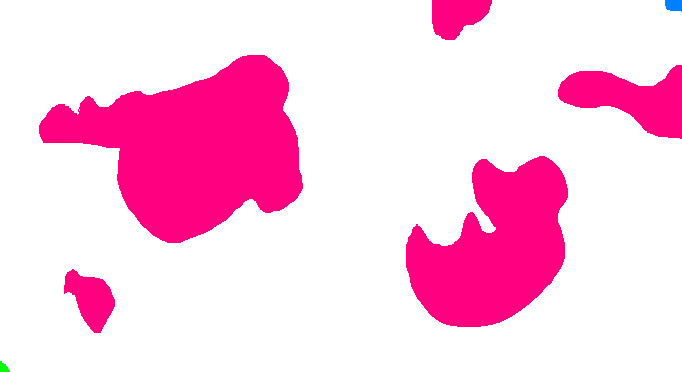
#> input picture dijkstra-pathfinding/sample.png, 682 x 372 px
$ python pathfind_image.py
#> lines starting #> are read from the running program, lines starting #| are printed output that depends on the picture
import numpy as np
import cv2
import matplotlib.pyplot as plt
import math
import bisect

CELLS_SIZE = 31 # 32 pixels
MAX_WEIGHT = 99

img = cv2.imread('./sample.png', cv2.IMREAD_COLOR)
#> img is the input picture: shape (372, 682, 3); mean B, G, R 227.4, 199.7, 254.7

dim = img.shape
#> dim = (372, 682, 3)
print(dim)
#| (372, 682, 3)

cells_height = math.floor(dim[0] / CELLS_SIZE)
#> cells_height = 12
cells_width  = math.floor(dim[1] / CELLS_SIZE)
#> cells_width = 22

print((cells_height, cells_width))
#| (12, 22)

# convert image into pixel map

colors = []

cell_type = []
cell_num_height = 0
cell_num_width = 0
for y in range(0, dim[0], CELLS_SIZE):
    cell_type.append([])
    cell_num_height = 0

    for x in range(0, dim[1], CELLS_SIZE):
        cell_type[cell_num_width].append('C')

        # draw rectangles
        img2show = cv2.rectangle(img, (x+1,y+1), (x + CELLS_SIZE,y + CELLS_SIZE), (0,0,0), 1)

        # determine what the cell is
        cell_known = False
        for u in range(y, y + CELLS_SIZE, 1):
            if u >= dim[0]:
                break

            for v in range(x, x + CELLS_SIZE, 1):
                if v >= dim[1]:
                    break

                # keep a record of all the different colors
                if tuple(img[u,v]) not in colors:
                    colors.append(tuple(img[u,v]))

                # mark the cells if its corosponding color exists in the cell
                if tuple(img[u,v]) == (128,0,255):
                    cell_known = True
                    img2show = cv2.putText(img2show, 'H',(x+3, y+CELLS_SIZE-3), 2, 1, (0,0,0),1)
                    cell_type[cell_num_width][cell_num_height] = 'H'
                if tuple(img[u,v]) == (255, 128, 0):
                    cell_known = True
                    img2show = cv2.putText(img2show, 'F',(x+3, y+CELLS_SIZE-3), 2, 1, (0,0,0),1)
                    cell_type[cell_num_width][cell_num_height] = 'F'
                if tuple(img[u,v]) == (0, 255, 0):
                    cell_known = True
                    img2show = cv2.putText(img2show, 'S',(x+3, y+CELLS_SIZE-3), 2, 1, (0,0,0),1)
                    cell_type[cell_num_width][cell_num_height] = 'S'

            # Exit loop if we know the cell type
            if cell_known:
                break

        # if we dont know the cell type (its all white), mark it as a clean cell
        if not cell_known:
            img2show = cv2.putText(img2show, 'C',(x+3, y+CELLS_SIZE-3), 2, 1, (0,0,0),1)
        cell_num_height += 1
    cell_num_width += 1
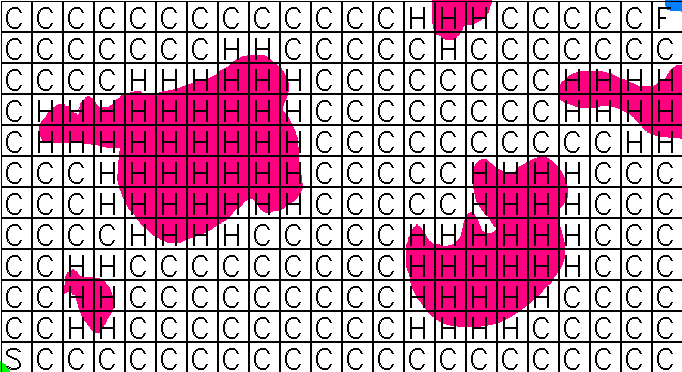
#> img: shape (372, 682, 3); mean B, G, R 178.4, 157.3, 199.3
#> after the loop, cell_num_width = 12; cell_type = 12 items; colors = [(255, 255, 255), (0, 0, 0), (128, 0, 255), (255, 128, 0), (0, 255, 0)]

print(colors)
#| [(255, 255, 255), (0, 0, 0), (128, 0, 255), (255, 128, 0), (0, 255, 0)]

for y in cell_type:
    print(y)
#> this loop made 12 passes
#| ['C', 'C', 'C', 'C', 'C', 'C', 'C', 'C', 'C', 'C', 'C', 'C', 'C', 'H', 'H', 'H', 'C', 'C', 'C', 'C', 'C', 'F']
#| ['C', 'C', 'C', 'C', 'C', 'C', 'C', 'H', 'H', 'C', 'C', 'C', 'C', 'C', 'H', 'C', 'C', 'C', 'C', 'C', 'C', 'C']
#| ['C', 'C', 'C', 'C', 'H', 'H', 'H', 'H', 'H', 'H', 'C', 'C', 'C', 'C', 'C', 'C', 'C', 'C', 'H', 'H', 'H', 'H']
#| ['C', 'H', 'H', 'H', 'H', 'H', 'H', 'H', 'H', 'H', 'C', 'C', 'C', 'C', 'C', 'C', 'C', 'C', 'H', 'H', 'H', 'H']
#| ['C', 'H', 'H', 'H', 'H', 'H', 'H', 'H', 'H', 'H', 'C', 'C', 'C', 'C', 'C', 'C', 'C', 'C', 'C', 'C', 'H', 'H']
#| ['C', 'C', 'C', 'H', 'H', 'H', 'H', 'H', 'H', 'H', 'C', 'C', 'C', 'C', 'C', 'H', 'H', 'H', 'H', 'C', 'C', 'C']
#| ['C', 'C', 'C', 'H', 'H', 'H', 'H', 'H', 'H', 'H', 'C', 'C', 'C', 'C', 'C', 'H', 'H', 'H', 'H', 'C', 'C', 'C']
#| ['C', 'C', 'C', 'C', 'H', 'H', 'H', 'H', 'C', 'C', 'C', 'C', 'C', 'H', 'H', 'H', 'H', 'H', 'H', 'C', 'C', 'C']
#> (further printed lines are left out)

def is_valid_travel_cell(c):
    if c == 'C' or c == 'F' or c == 'S':
        return True
    return False

state_diagram = []
for y in range(len(cell_type)):
    state_diagram.append([])
    for x in range(len(cell_type[0])):
        state_diagram[y].append([MAX_WEIGHT, MAX_WEIGHT, MAX_WEIGHT, MAX_WEIGHT, cell_type[y][x]])
        if cell_type[y][x] == 'H':
            continue
        # check up left
        # NOT IMPL

        # check up
        if y > 0 and is_valid_travel_cell(cell_type[y - 1][x]):
            state_diagram[y][x][0] = 1
        # check up right
        # NOT IMPL

        # check left
        if x > 0 and is_valid_travel_cell(cell_type[y][x - 1]):
            state_diagram[y][x][1] = 1
        # check right
        if x < (len(cell_type[0]) - 1) and is_valid_travel_cell(cell_type[y][x + 1]):
            state_diagram[y][x][2] = 1
        # check down left
        # NOT IMPL

        # check down
        if y < (len(cell_type) - 1) and is_valid_travel_cell(cell_type[y + 1][x]):
            state_diagram[y][x][3] = 1
#> after the loop, state_diagram = 12 items
        # check down right
        # NOT IMPL

# pretty print state diagram
for row in state_diagram:
    # Up arrows
    for col in row:
        print(" ", end="") # space for the left arrow
        if col[0] != MAX_WEIGHT:
            print("↑", end="")
        else:
            print(" ", end="")
        print(" ", end="") # space for the right arrow
    print()
    # left/right and center char
    for col in row:
        if col[1] != MAX_WEIGHT:
            print("←", end="")
        else:
            print(" ", end="")
        print(col[4], end="")
        if col[2] != MAX_WEIGHT:
            print("→", end="")
        else:
            print(" ", end="")
    print()
    # Down arrows
    for col in row:
        print(" ", end="") # space for the left arrow
        if col[3] != MAX_WEIGHT:
            print("↓", end="")
        else:
            print(" ", end="")
        print(" ", end="") # space for the right arrow
    print()


start = ()
finish = ()
# find the start node
for y in range(len(cell_type)):
    for x in range(len(cell_type[0])):
        if cell_type[y][x] == 'S':
            start = (x, y)
        if cell_type[y][x] == 'F':
            finish = (x, y)

print(start)
print(finish)

# Dijkstras algo
# When I wrote this code, only god and I knew how it works. Now, only god knows
queue = [] # queue is an array of (weight, (x, y))
visited_nodes = [ [False] * len(cell_type[0]) for _ in range(len(cell_type))] # create bool false array same size as state_diagram
#> visited_nodes = 12 items
distances = [ [MAX_WEIGHT] * len(cell_type[0]) for _ in range(len(cell_type))]
#> distances = 12 items
prev = [ [(0,0)] * len(cell_type[0]) for _ in range(len(cell_type))]
#> prev = 12 items

queue.append((0,start))
distances[start[1]][start[0]] = 0

while len(queue) != 0:
    # get first element
    current = queue[0]
    queue = queue[1:]

    # unpack element
    x = current[1][0]
    y = current[1][1]
    dist = current[0]

    # if weve already been to this node, skip it
    if (visited_nodes[y][x]): continue
    # mark node as visited
    visited_nodes[y][x] = True
    # get directions we can travel
    valid_paths = state_diagram[y][x]

    # check each direction we can travel
    if valid_paths[0] == 1 and not visited_nodes[y-1][x]: # UP
        old_distance = distances[y - 1][x]
        new_distance = dist + state_diagram[y][x][0]
        if new_distance <= old_distance:
            distances[y - 1][x] = new_distance
            prev[y - 1][x] = (x,y)
        bisect.insort(queue, (distances[y - 1][x], (x,y-1)), key=lambda a: a[0])
    if valid_paths[1] == 1 and not visited_nodes[y][x-1]: # LEFT
        old_distance = distances[y][x - 1]
        new_distance = dist + state_diagram[y][x][1]
        if new_distance <= old_distance:
            distances[y][x - 1] = new_distance
            prev[y][x - 1] = (x,y)
        bisect.insort(queue, (distances[y][x - 1], (x-1,y)), key=lambda a: a[0])
    if valid_paths[2] == 1 and not visited_nodes[y][x+1]: # RIGHT
        old_distance = distances[y][x + 1]
        new_distance = dist + state_diagram[y][x][2]
        if new_distance <= old_distance:
            distances[y][x + 1] = new_distance
            prev[y][x + 1] = (x,y)
        bisect.insort(queue, (distances[y][x + 1], (x+1,y)), key=lambda a: a[0])
    if valid_paths[3] == 1 and not visited_nodes[y+1][x]: # DOWN
        old_distance = distances[y + 1][x]
        new_distance = dist + state_diagram[y][x][3]
        if new_distance <= old_distance:
            distances[y + 1][x] = new_distance
            prev[y + 1][x] = (x,y)
        bisect.insort(queue, (distances[y + 1][x], (x,y+1)), key=lambda a: a[0])
#> this loop made 270 passes
#> (current, x, y, dist, valid_paths, old_distance, new_distance) on passes 2, 3, 4, 7, 8, 11: ((1, (0, 10)), 0, 10, 1, [1, 99, 1, 1, 'C'], 99, 2), ((1, (1, 11)), 1, 11, 1, [1, 1, 1, 99, 'C'], 99, 2), ((2, (0, 9)), 0, 9, 2, [1, 99, 1, 1, 'C'], 99, 3), ((2, (2, 11)), 2, 11, 2, [99, 1, 1, 99, 'C'], 99, 3), ((3, (0, 8)), 0, 8, 3, [1, 99, 1, 1, 'C'], 99, 4), ((3, (3, 11)), 3, 11, 3, [99, 1, 1, 99, 'C'], 99, 4)
#> (current, x, y, dist, valid_paths, old_distance, new_distance) on passes 17, 19, 20, 21, 22, 24: ((5, (1, 7)), 1, 7, 5, [1, 1, 1, 1, 'C'], 99, 6), ((5, (4, 10)), 4, 10, 5, [1, 99, 1, 1, 'C'], 99, 6), ((5, (5, 11)), 5, 11, 5, [1, 1, 1, 99, 'C'], 99, 6), ((6, (0, 5)), 0, 5, 6, [1, 99, 1, 1, 'C'], 99, 7), ((6, (1, 6)), 1, 6, 6, [1, 1, 1, 1, 'C'], 99, 7), ((6, (2, 7)), 2, 7, 6, [1, 1, 1, 99, 'C'], 99, 7)

for y in distances:
    print(y)

for y in prev:
    print(y)

# calculate the shortest path
shortest_path = []
current_node = finish
while current_node != start:
    shortest_path.append(current_node)
    current_node = prev[current_node[1]][current_node[0]]
shortest_path.append(start)

print(shortest_path)

# draw the shortest path
for i in range(len(shortest_path)):
    half_cell = math.ceil((CELLS_SIZE/2))

    if shortest_path[i] == start: break

    node = shortest_path[i]
    next_node = shortest_path[i+1]

    center = (node[0]*CELLS_SIZE+half_cell, node[1]*CELLS_SIZE+half_cell)
    next_center = (next_node[0]*CELLS_SIZE+half_cell, next_node[1]*CELLS_SIZE+half_cell)

    path_image = cv2.line(img2show, center, next_center, (255,0,0), 2)
#> this loop made 33 passes
#> pass 3, `path_image = cv2.line(img2show, center, next_center, (255,0,0), 2)`:
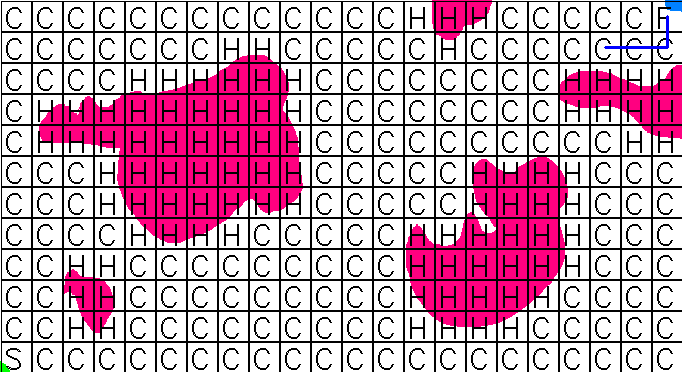
#> path_image: shape (372, 682, 3); mean B, G, R 178.5, 157, 199


plt.imshow(path_image)
plt.show()
